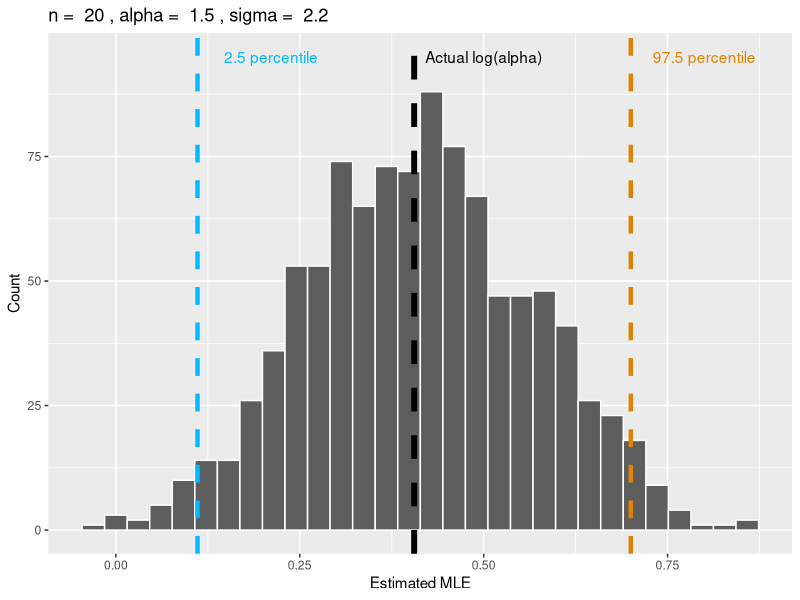
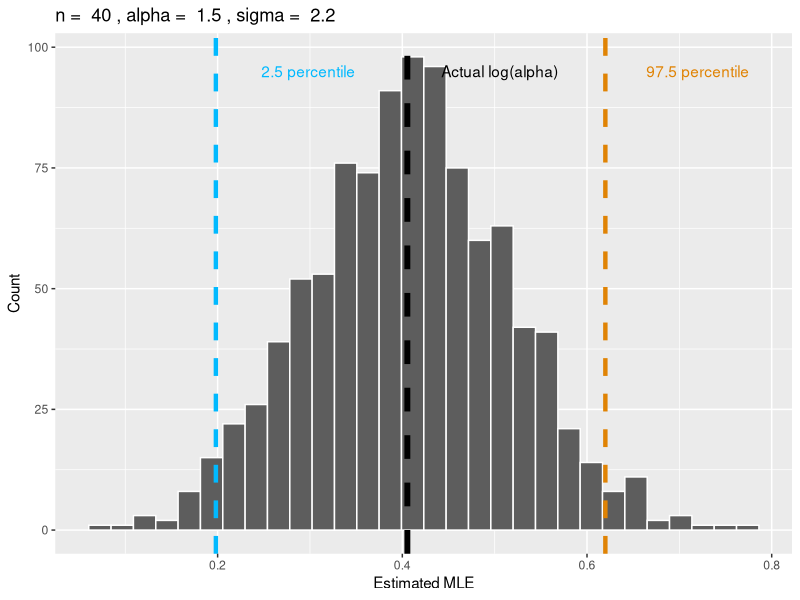
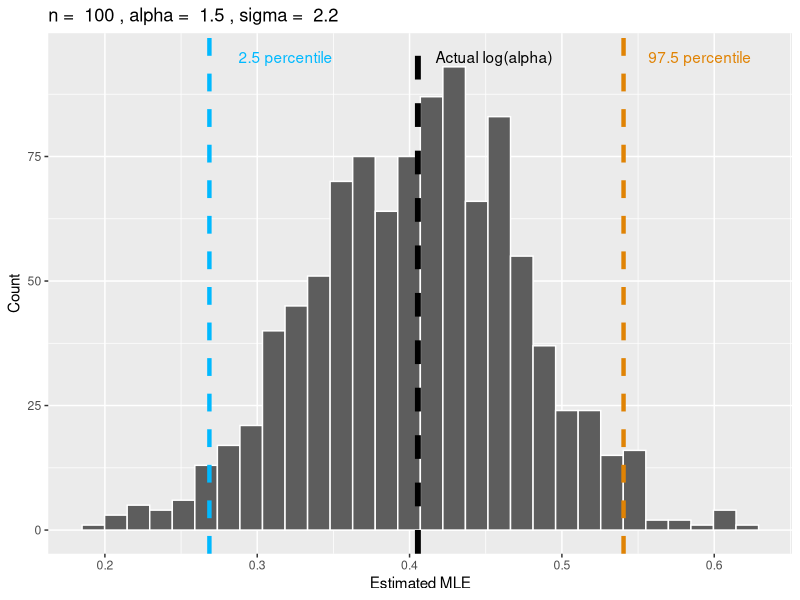

Source code (R) for these figures, in order:
## ---- chunk 1
library(tidyverse)
## ---- chunk 2
mle <- function(log_alpha, data, sigma) {
    l = sum(log(dgamma(data, shape = exp(log_alpha), scale = sigma)))
    # print(paste("l is ", l))
    return(-l)
}
MyMLE <- function(data, sigma) {
    log_alpha_initial <- log(mean(data)^2/var(data))
    # print(paste("log alpha initial is ", log_alpha_initial))
    estimator <- optim(log_alpha_initial,
                 mle,
                 data = data,
                 sigma = sigma)
    log_alpha_hat <- estimator$par
    return(log_alpha_hat)
}
## ---- chunk 3
get_estimates <- function(n, alpha, sigma) {
    estimates <- c()
    for (i in 1:1000) {
        samples <- rgamma(n, shape = alpha, scale = sigma)
        # print(paste("some of the samples are ", samples[1:5]))
        estimates <- append(estimates, MyMLE(data = samples, sigma = sigma))
    }
    return(estimates)
}
## ---- chunk 4
n = 20
alpha = 1.5
sigma = 2.2
estimated_mle <- tibble(get_estimates(n = n, alpha = alpha, sigma = sigma))
colnames(estimated_mle) <- c("estimate")
perc_2.5 <- quantile(estimated_mle$estimate, probs = 0.025, names = FALSE)
perc_97.5 <- quantile(estimated_mle$estimate, probs = 0.975, names = FALSE)
estimated_mle %>% 
    ggplot(aes(estimate)) +
    geom_histogram(color = "white", fill = "#5D5D5D") +
    geom_vline(xintercept = log(alpha), 
               size = 2,
               linetype = "dashed") +
    annotate("text", label = "Actual log(alpha)", x = 0.5, y = 95, color = "black") +
    geom_vline(xintercept = perc_2.5, 
               color = "#00B9FF", size = 1.5, linetype = "dashed") +
    annotate("text", label = "2.5 percentile", x = perc_2.5 + 0.1, y = 95, color = "#00B9FF") +
    geom_vline(xintercept = perc_97.5, 
               color = "#E08304", size = 1.5, linetype = "dashed") +
    annotate("text", label = "97.5 percentile", x = perc_97.5 + 0.1, y = 95, color = "#E08304") +
    labs(title = paste("n = ", n, ", alpha = ", alpha, ", sigma = ", sigma),
         x = "Estimated MLE",
         y = "Count")
diff_20 <- perc_97.5 - perc_2.5
## ---- chunk 5
n = 40
alpha = 1.5
sigma = 2.2
estimated_mle <- tibble(get_estimates(n = n, alpha = alpha, sigma = sigma))
colnames(estimated_mle) <- c("estimate")
perc_2.5 <- quantile(estimated_mle$estimate, probs = 0.025, names = FALSE)
perc_97.5 <- quantile(estimated_mle$estimate, probs = 0.975, names = FALSE)
estimated_mle %>% 
    ggplot(aes(estimate)) +
    geom_histogram(color = "white", fill = "#5D5D5D") +
    geom_vline(xintercept = log(alpha), 
               size = 2,
               linetype = "dashed") +
    annotate("text", label = "Actual log(alpha)", x = log(alpha) + 0.1, y = 95, color = "black") +
    geom_vline(xintercept = perc_2.5, 
               color = "#00B9FF", size = 1.5, linetype = "dashed") +
    annotate("text", label = "2.5 percentile", x = perc_2.5 + 0.1, y = 95, color = "#00B9FF") +
    geom_vline(xintercept = perc_97.5, 
               color = "#E08304", size = 1.5, linetype = "dashed") +
    annotate("text", label = "97.5 percentile", x = perc_97.5 + 0.1, y = 95, color = "#E08304") +
    labs(title = paste("n = ", n, ", alpha = ", alpha, ", sigma = ", sigma),
         x = "Estimated MLE",
         y = "Count")
diff_40 <- perc_97.5 - perc_2.5
## ---- chunk 6
n = 100
alpha = 1.5
sigma = 2.2
estimated_mle <- tibble(get_estimates(n = n, alpha = alpha, sigma = sigma))
colnames(estimated_mle) <- c("estimate")
perc_2.5 <- quantile(estimated_mle$estimate, probs = 0.025, names = FALSE)
perc_97.5 <- quantile(estimated_mle$estimate, probs = 0.975, names = FALSE)
estimated_mle %>% 
    ggplot(aes(estimate)) +
    geom_histogram(color = "white", fill = "#5D5D5D") +
    geom_vline(xintercept = log(alpha), 
               size = 2,
               linetype = "dashed") +
    annotate("text", label = "Actual log(alpha)", x = log(alpha) + 0.05, y = 95, color = "black") +
    geom_vline(xintercept = perc_2.5, 
               color = "#00B9FF", size = 1.5, linetype = "dashed") +
    annotate("text", label = "2.5 percentile", x = perc_2.5 + 0.05, y = 95, color = "#00B9FF") +
    geom_vline(xintercept = perc_97.5, 
               color = "#E08304", size = 1.5, linetype = "dashed") +
    annotate("text", label = "97.5 percentile", x = perc_97.5 + 0.05, y = 95, color = "#E08304") +
    labs(title = paste("n = ", n, ", alpha = ", alpha, ", sigma = ", sigma),
         x = "Estimated MLE",
         y = "Count")
diff_100 <- perc_97.5 - perc_2.5
## ---- chunk 7
diff_20
diff_40
diff_100
